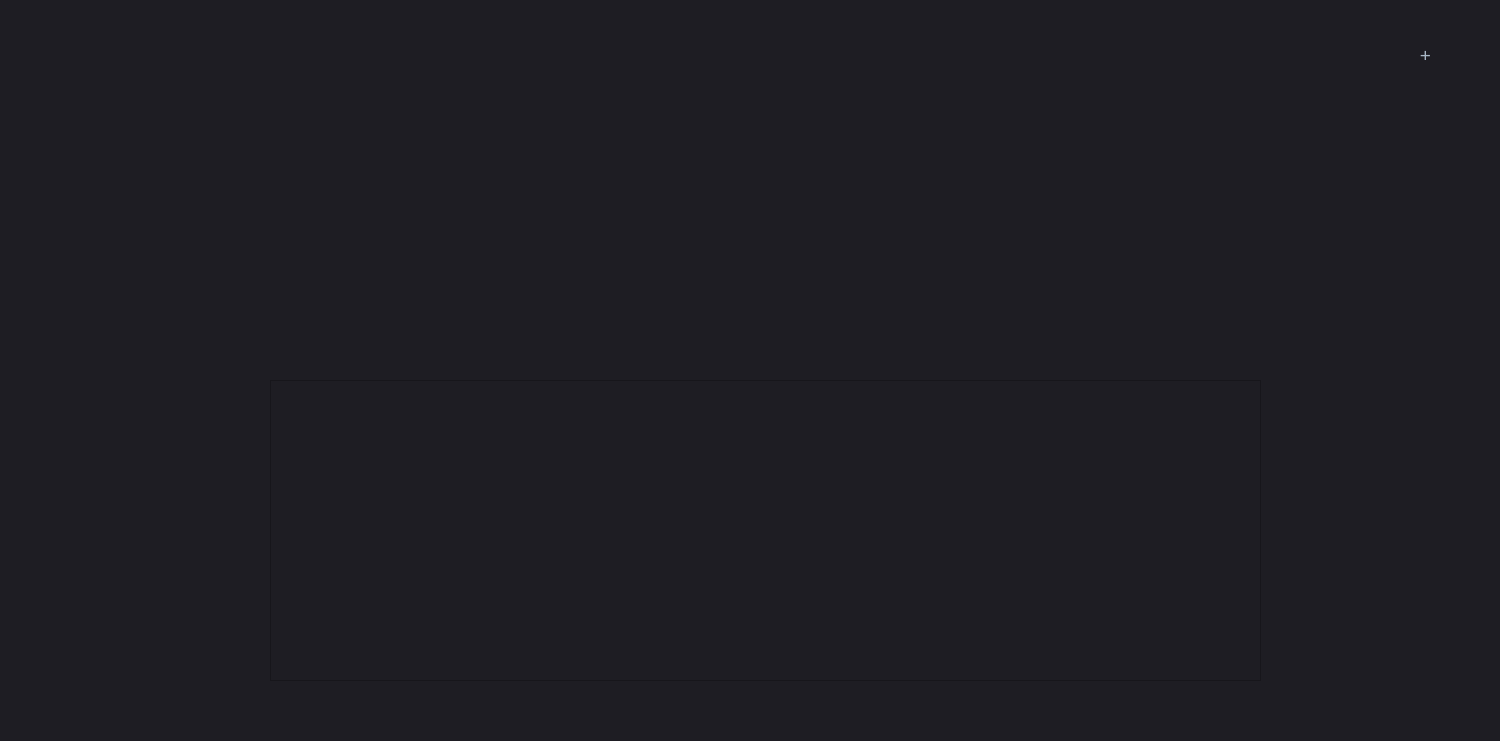
<?xml version="1.0" encoding="UTF-8"?>
<ui version="4.0">
 <class>CategoryFragment</class>
 <widget class="QFrame" name="CategoryFragment">
  <property name="geometry">
   <rect>
    <x>0</x>
    <y>0</y>
    <width>1500</width>
    <height>741</height>
   </rect>
  </property>
  <property name="windowTitle">
   <string>Frame</string>
  </property>
  <property name="styleSheet">
   <string notr="true">QFrame {
	background-color:#1e1d23;
}
QWidget {
	background-color:#1e1d23;
}
QMainWindow {
	background-color:#1e1d23;
}
QDialog {
	background-color:#1e1d23;
}
QColorDialog {
	background-color:#1e1d23;
}
QTextEdit {
	background-color:#1e1d23;
	color: #a9b7c6;
}
QPlainTextEdit {
	selection-background-color:#007b50;
	background-color:#1e1d23;
	border-style: solid;
	border-top-color: transparent;
	border-right-color: transparent;
	border-left-color: transparent;
	border-bottom-color: transparent;
	border-width: 1px;
	color: #a9b7c6;
}
QPushButton{
	border-style: solid;
	border-top-color: transparent;
	border-right-color: transparent;
	border-left-color: transparent;
	border-bottom-color: transparent;
	border-width: 1px;
	border-style: solid;
	color: #a9b7c6;
	padding: 2px;
	background-color: #1e1d23;
}
QPushButton::default{
	border-style: inset;
	border-top-color: transparent;
	border-right-color: transparent;
	border-left-color: transparent;
	border-bottom-color: #04b97f;
	border-width: 1px;
	color: #a9b7c6;
	padding: 2px;
	background-color: #1e1d23;
}
QToolButton {
	border-style: solid;
	border-top-color: transparent;
	border-right-color: transparent;
	border-left-color: transparent;
	border-bottom-color: #04b97f;
	border-bottom-width: 1px;
	border-style: solid;
	color: #a9b7c6;
	padding: 2px;
	background-color: #1e1d23;
}
QToolButton:hover{
	border-style: solid;
	border-top-color: transparent;
	border-right-color: transparent;
	border-left-color: transparent;
	border-bottom-color: #37efba;
	border-bottom-width: 2px;
	border-style: solid;
	color: #FFFFFF;
	padding-bottom: 1px;
	background-color: #1e1d23;
}
QPushButton:hover{
	border-style: solid;
	border-top-color: transparent;
	border-right-color: transparent;
	border-left-color: transparent;
	border-bottom-color: #37efba;
	border-bottom-width: 1px;
	border-style: solid;
	color: #FFFFFF;
	padding-bottom: 2px;
	background-color: #1e1d23;
}
QPushButton:pressed{
	border-style: solid;
	border-top-color: transparent;
	border-right-color: transparent;
	border-left-color: transparent;
	border-bottom-color: #37efba;
	border-bottom-width: 2px;
	border-style: solid;
	color: #37efba;
	padding-bottom: 1px;
	background-color: #1e1d23;
}
QPushButton:disabled{
	border-style: solid;
	border-top-color: transparent;
	border-right-color: transparent;
	border-left-color: transparent;
	border-bottom-color: #808086;
	border-bottom-width: 2px;
	border-style: solid;
	color: #808086;
	padding-bottom: 1px;
	background-color: #1e1d23;
}
QLineEdit {
	border-width: 1px; border-radius: 4px;
	border-color: rgb(58, 58, 58);
	border-style: inset;
	padding: 0 8px;
	color: #a9b7c6;
	background:#1e1d23;
	selection-background-color:#007b50;
	selection-color: #FFFFFF;
}
QLabel {
	color: #a9b7c6;
}
QLCDNumber {
	color: #37e6b4;
}
QProgressBar {
	text-align: center;
	color: rgb(240, 240, 240);
	border-width: 1px; 
	border-radius: 10px;
	border-color: rgb(58, 58, 58);
	border-style: inset;
	background-color:#1e1d23;
}
QProgressBar::chunk {
	background-color: #04b97f;
	border-radius: 5px;
}
QMenuBar {
	background-color: #1e1d23;
}
QMenuBar::item {
	color: #a9b7c6;
  	spacing: 3px;
  	padding: 1px 4px;
  	background: #1e1d23;
}

QMenuBar::item:selected {
  	background:#1e1d23;
	color: #FFFFFF;
}
QMenu::item:selected {
	border-style: solid;
	border-top-color: transparent;
	border-right-color: transparent;
	border-left-color: #04b97f;
	border-bottom-color: transparent;
	border-left-width: 2px;
	color: #FFFFFF;
	padding-left:15px;
	padding-top:4px;
	padding-bottom:4px;
	padding-right:7px;
	background-color: #1e1d23;
}
QMenu::item {
	border-style: solid;
	border-top-color: transparent;
	border-right-color: transparent;
	border-left-color: transparent;
	border-bottom-color: transparent;
	border-bottom-width: 1px;
	border-style: solid;
	color: #a9b7c6;
	padding-left:17px;
	padding-top:4px;
	padding-bottom:4px;
	padding-right:7px;
	background-color: #1e1d23;
}
QMenu{
	background-color:#1e1d23;
}
QTabWidget {
	color:rgb(0,0,0);
	background-color:#1e1d23;
}
QTabWidget::pane {
		border-color: rgb(77,77,77);
		background-color:#1e1d23;
		border-style: solid;
		border-width: 1px;
    	border-radius: 6px;
}
QTabBar::tab {
	border-style: solid;
	border-top-color: transparent;
	border-right-color: transparent;
	border-left-color: transparent;
	border-bottom-color: transparent;
	border-bottom-width: 1px;
	border-style: solid;
	color: #808086;
	padding: 3px;
	margin-left:3px;
	background-color: #1e1d23;
}
QTabBar::tab:selected, QTabBar::tab:last:selected, QTabBar::tab:hover {
  	border-style: solid;
	border-top-color: transparent;
	border-right-color: transparent;
	border-left-color: transparent;
	border-bottom-color: #04b97f;
	border-bottom-width: 2px;
	border-style: solid;
	color: #FFFFFF;
	padding-left: 3px;
	padding-bottom: 2px;
	margin-left:3px;
	background-color: #1e1d23;
}

QCheckBox {
	color: #a9b7c6;
	padding: 2px;
}
QCheckBox:disabled {
	color: #808086;
	padding: 2px;
}

QCheckBox:hover {
	border-radius:4px;
	border-style:solid;
	padding-left: 1px;
	padding-right: 1px;
	padding-bottom: 1px;
	padding-top: 1px;
	border-width:1px;
	border-color: rgb(87, 97, 106);
	background-color:#1e1d23;
}
QCheckBox::indicator:checked {

	height: 10px;
	width: 10px;
	border-style:solid;
	border-width: 1px;
	border-color: #04b97f;
	color: #a9b7c6;
	background-color: #04b97f;
}
QCheckBox::indicator:unchecked {

	height: 10px;
	width: 10px;
	border-style:solid;
	border-width: 1px;
	border-color: #04b97f;
	color: #a9b7c6;
	background-color: transparent;
}
QRadioButton {
	color: #a9b7c6;
	background-color: #1e1d23;
	padding: 1px;
}
QRadioButton::indicator:checked {
	height: 10px;
	width: 10px;
	border-style:solid;
	border-radius:5px;
	border-width: 1px;
	border-color: #04b97f;
	color: #a9b7c6;
	background-color: #04b97f;
}
QRadioButton::indicator:!checked {
	height: 10px;
	width: 10px;
	border-style:solid;
	border-radius:5px;
	border-width: 1px;
	border-color: #04b97f;
	color: #a9b7c6;
	background-color: transparent;
}
QStatusBar {
	color:#027f7f;
}
QSpinBox {
	color: #a9b7c6;	
	background-color: #1e1d23;
}
QDoubleSpinBox {
	color: #a9b7c6;	
	background-color: #1e1d23;
}
QTimeEdit {
	color: #a9b7c6;	
	background-color: #1e1d23;
}
QDateTimeEdit {
	color: #a9b7c6;	
	background-color: #1e1d23;
}
QDateEdit {
	color: #a9b7c6;	
	background-color: #1e1d23;
}
QComboBox {
	color: #a9b7c6;	
	background: #1e1d23;
}
QComboBox:editable {
	background: #1e1d23;
	color: #a9b7c6;
	selection-background-color: #1e1d23;
}
QComboBox QAbstractItemView {
	color: #a9b7c6;	
	background: #1e1d23;
	selection-color: #FFFFFF;
	selection-background-color: #1e1d23;
}
QComboBox:!editable:on, QComboBox::drop-down:editable:on {
	color: #a9b7c6;	
	background: #1e1d23;
}
QFontComboBox {
	color: #a9b7c6;	
	background-color: #1e1d23;
}
QToolBox {
	color: #a9b7c6;
	background-color: #1e1d23;
}
QToolBox::tab {
	color: #a9b7c6;
	background-color: #1e1d23;
}
QToolBox::tab:selected {
	color: #FFFFFF;
	background-color: #1e1d23;
}
QScrollArea {
	color: #FFFFFF;
	background-color: #1e1d23;
}
QSlider::groove:horizontal {
	height: 5px;
	background: #04b97f;
}
QSlider::groove:vertical {
	width: 5px;
	background: #04b97f;
}
QSlider::handle:horizontal {
	background: qlineargradient(x1:0, y1:0, x2:1, y2:1, stop:0 #b4b4b4, stop:1 #8f8f8f);
	border: 1px solid #5c5c5c;
	width: 14px;
	margin: -5px 0;
	border-radius: 7px;
}
QSlider::handle:vertical {
	background: qlineargradient(x1:1, y1:1, x2:0, y2:0, stop:0 #b4b4b4, stop:1 #8f8f8f);
	border: 1px solid #5c5c5c;
	height: 14px;
	margin: 0 -5px;
	border-radius: 7px;
}
QSlider::add-page:horizontal {
    background: white;
}
QSlider::add-page:vertical {
    background: white;
}
QSlider::sub-page:horizontal {
    background: #04b97f;
}
QSlider::sub-page:vertical {
    background: #04b97f;
}
</string>
  </property>
  <widget class="QLabel" name="l_Cover">
   <property name="geometry">
    <rect>
     <x>500</x>
     <y>110</y>
     <width>200</width>
     <height>200</height>
    </rect>
   </property>
   <property name="text">
    <string/>
   </property>
  </widget>
  <widget class="QLabel" name="l_name">
   <property name="geometry">
    <rect>
     <x>750</x>
     <y>190</y>
     <width>371</width>
     <height>61</height>
    </rect>
   </property>
   <property name="font">
    <font>
     <family>Segoe UI</family>
     <pointsize>18</pointsize>
     <weight>75</weight>
     <bold>true</bold>
    </font>
   </property>
   <property name="text">
    <string>&lt;html&gt;&lt;head/&gt;&lt;body&gt;&lt;p&gt;&lt;br/&gt;&lt;/p&gt;&lt;/body&gt;&lt;/html&gt;</string>
   </property>
  </widget>
  <widget class="QScrollArea" name="scrollArea">
   <property name="geometry">
    <rect>
     <x>270</x>
     <y>380</y>
     <width>991</width>
     <height>301</height>
    </rect>
   </property>
   <property name="widgetResizable">
    <bool>true</bool>
   </property>
   <widget class="QWidget" name="scrollAreaWidgetContents">
    <property name="geometry">
     <rect>
      <x>0</x>
      <y>0</y>
      <width>989</width>
      <height>299</height>
     </rect>
    </property>
   </widget>
  </widget>
  <widget class="QPushButton" name="pb_like">
   <property name="geometry">
    <rect>
     <x>1380</x>
     <y>20</y>
     <width>91</width>
     <height>71</height>
    </rect>
   </property>
   <property name="font">
    <font>
     <pointsize>14</pointsize>
    </font>
   </property>
   <property name="text">
    <string>+</string>
   </property>
  </widget>
 </widget>
 <resources/>
 <connections/>
</ui>
